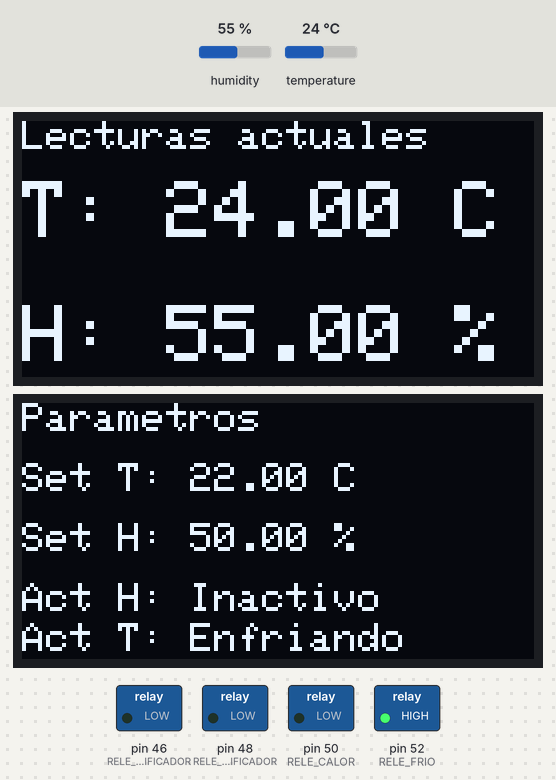
Bench run of a sketch on a simulated Arduino Mega 2560, built with avr-gcc and run on an emulated ATmega2560. On the bench: 2 × 128×64 one-colour display, switched loads named in the sketch (green lamp = pin HIGH). The test bench sets the inputs (shaded band); at power-on: humidity 55 %, temperature 24 °C. What the sketch prints to the serial monitor is not drawn.

Above: at 2.7 s.
2.8 s: humidity set to 46 %
At 5.2 s:
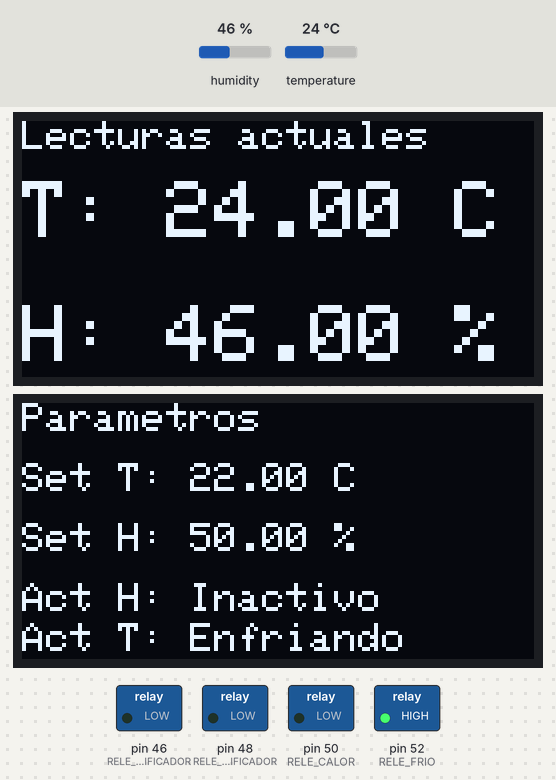
5.8 s: humidity set to 43 %
At 7.0 s:
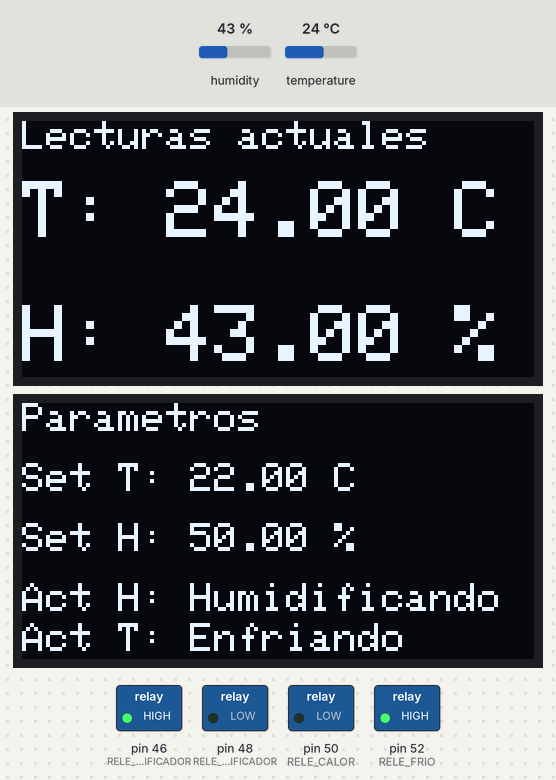
8.8 s: temperature set to 22.6 °C
At 11.8 s:
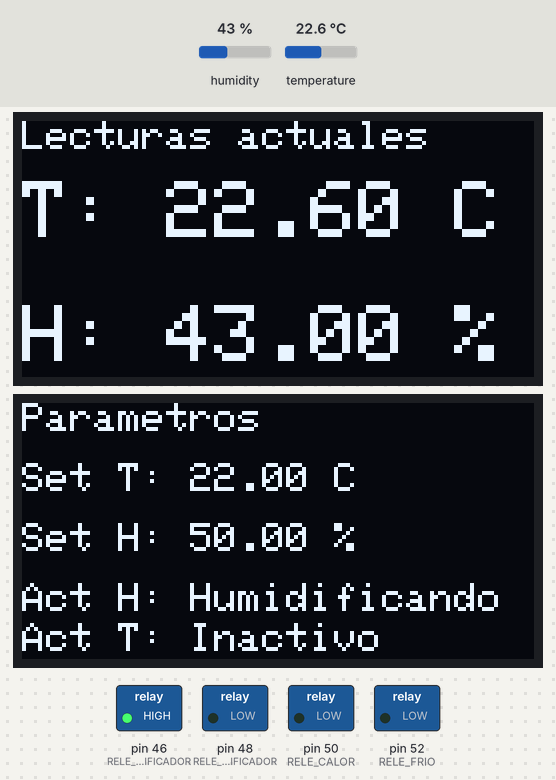
12.2 s: temperature set to 21.6 °C
At 13.5 s:
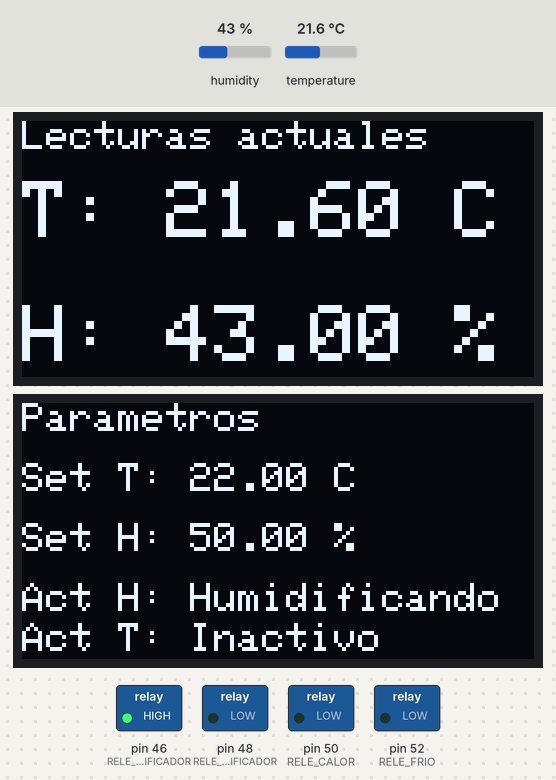
15.2 s: temperature set to 20.4 °C
At 18.3 s:
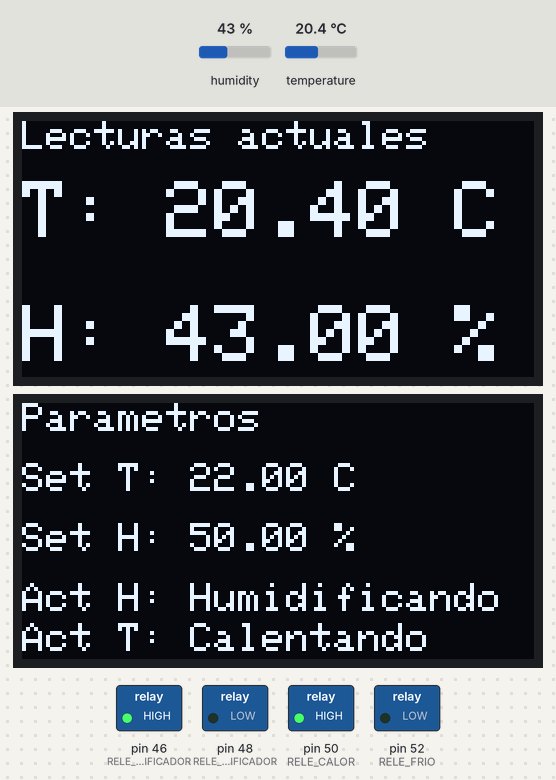
18.6 s: humidity set to 68 %
At 20.2 s:
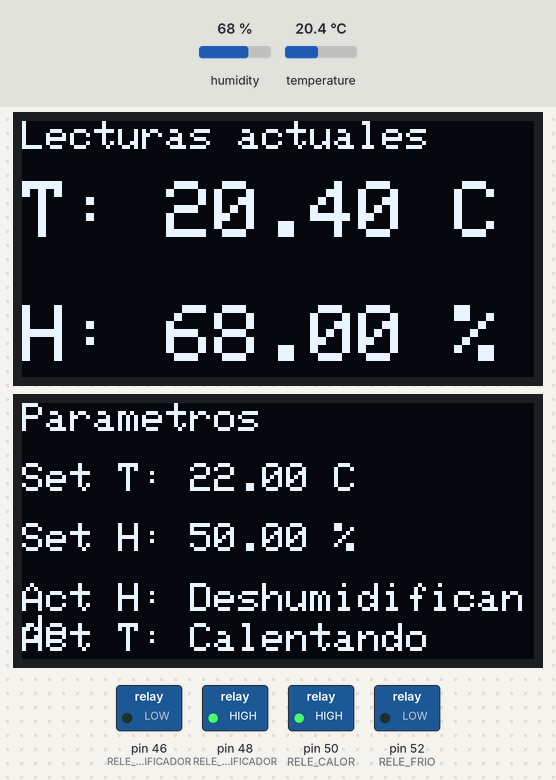
Timing chart, 0 to 21.7 s (numbered marks = the images above; inputs shaded):
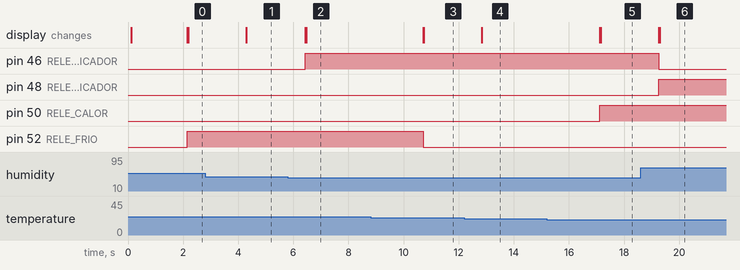

Measured:
- the behaviour switches between 45 and 44 % on humidity (found by bisection; images 1 and 2)
- the behaviour switches between 23.1 and 23 °C on temperature (found by bisection; images 2 and 3)
- the behaviour switches between 21 and 20.9 °C on temperature (found by bisection; images 4 and 5)
- after the input at 2.8 s, the display: changes after 1.5 s (image 1)
- after the input at 5.8 s, pin 46 (RELE_HUMIDIFICADOR): LOW → HIGH after 0.63 s; the display: first changes after 0.63 s (image 2 shows a later state)
- after the input at 8.8 s, pin 52 (RELE_FRIO): HIGH → LOW after 1.9 s; the display: first changes after 1.9 s (image 3 shows a later state)
- after the input at 12.2 s, the display: changes after 0.64 s (image 4)
- after the input at 15.2 s, pin 50 (RELE_CALOR): LOW → HIGH after 1.9 s; the display: first changes after 1.9 s (image 5 shows a later state)
- after the input at 18.6 s, pin 46 (RELE_HUMIDIFICADOR): HIGH → LOW after 0.66 s; pin 48 (RELE_DESHUMIDIFICADOR): LOW → HIGH after 0.66 s; the display: first changes after 0.66 s (image 6 shows a later state)

The sketch:

skecth.ino
```cpp
#include <Wire.h>
#include <Adafruit_GFX.h>
#include <Adafruit_SSD1306.h>
#include "DHT.h"

// Configuración OLED
#define SCREEN_WIDTH 128
#define SCREEN_HEIGHT 64
#define OLED_RESET -1
Adafruit_SSD1306 display1(SCREEN_WIDTH, SCREEN_HEIGHT, &Wire, OLED_RESET); // 0x3C
Adafruit_SSD1306 display2(SCREEN_WIDTH, SCREEN_HEIGHT, &Wire, OLED_RESET); // 0x3D

// Configuración DHT
#define DHTPIN 2
#define DHTTYPE DHT22   // O usa DHT11 si es tu caso
DHT dht(DHTPIN, DHTTYPE);

// Relés
#define RELE_HUMIDIFICADOR 46
#define RELE_DESHUMIDIFICADOR 48
#define RELE_CALOR 50
#define RELE_FRIO 52

// Valores objetivo (setpoints)
float tempSet = 22.0;   // °C
float humSet  = 50.0;   // % HR

// Variables globales para acciones
String accionh = "Inactivo"; // humedad
String acciont = "Inactivo"; // temperatura

void setup() {
  Serial.begin(9600);

  // Iniciar DHT
  Serial.println("Iniciando DHT...");
  dht.begin();

  // Iniciar pantallas
  Serial.println("Iniciando Pantallas...");
  if (!display1.begin(SSD1306_SWITCHCAPVCC, 0x3C)) {
    Serial.println(F("No se encontró pantalla 1 (0x3C)"));
    for(;;);
  }
  if (!display2.begin(SSD1306_SWITCHCAPVCC, 0x3D)) {
    Serial.println(F("No se encontró pantalla 2 (0x3D)"));
    for(;;);
  }

  // Configurar pines
  Serial.println("Configurando pines...");
  pinMode(RELE_HUMIDIFICADOR, OUTPUT);
  pinMode(RELE_DESHUMIDIFICADOR, OUTPUT);
  pinMode(RELE_CALOR, OUTPUT);
  pinMode(RELE_FRIO, OUTPUT);

  // Apagar todo al inicio
  digitalWrite(RELE_HUMIDIFICADOR, LOW);
  digitalWrite(RELE_DESHUMIDIFICADOR, LOW);
  digitalWrite(RELE_CALOR, LOW);
  digitalWrite(RELE_FRIO, LOW);

  display1.clearDisplay();
  display1.setTextSize(1);
  display1.setTextColor(SSD1306_WHITE);
  display1.setCursor(0,0);
  display1.println("Iniciando DHT22...");
  display1.display();

  display2.clearDisplay();
  display2.setTextSize(1);
  display2.setTextColor(SSD1306_WHITE);
  display2.setCursor(0,0);
  display2.println("Iniciando control...");
  display2.display();

  Serial.println("Iniciando...");
  delay(1000);
}

void loop() {
  delay(1000); // el DHT necesita tiempo entre lecturas

  float h = dht.readHumidity();
  float t = dht.readTemperature();

  // Validar lectura
  if (isnan(h) || isnan(t)) {
    Serial.println("Error leyendo del DHT!");
    return;
  }

  // Inicializar
  accionh = "Inactivo";
  acciont = "Inactivo";

  // --------- Mostrar en OLED principal (0x3C) ---------
  display1.clearDisplay();
  display1.setTextSize(1);
  display1.setCursor(0,0);
  display1.println("Lecturas actuales");

  display1.setTextSize(2.5);
  display1.setCursor(0,15);
  display1.print("T: "); display1.print(t); display1.println(" C");

  display1.setCursor(0,30);
  display1.print("\nH: "); display1.print(h); display1.println(" %");

  display1.display();

  // ---------------- Control de Humedad ----------------
  if (h < humSet - 5) {
    activarHumidificador(true);
    activarDeshumidificador(false);
    accionh = "Humidificando";
  }
  else if (h > humSet + 5) {
    activarHumidificador(false);
    activarDeshumidificador(true);
    accionh = "Deshumidificando";
  }
  else {
    activarHumidificador(false);
    activarDeshumidificador(false);
  }

  // ---------------- Control de Temperatura ----------------
  if (t < tempSet - 1) {
    activarVentilacion(1); // calentar
    acciont = "Calentando";
  }
  else if (t > tempSet + 1) {
    activarVentilacion(-1); // enfriar
    acciont = "Enfriando";
  }
  else {
    activarVentilacion(0);
  }

  // --------- Mostrar en segunda OLED (0x3D) ---------
  display2.clearDisplay();
  display2.setTextSize(1);
  display2.setCursor(0,0);
  display2.println("Parametros");

  display2.setCursor(0,15);
  display2.print("Set T: "); display2.print(tempSet); display2.println(" C");

  display2.setCursor(0,30);
  display2.print("Set H: "); display2.print(humSet); display2.println(" %");

  display2.setCursor(0,45);
  display2.print("Act H: "); display2.println(accionh);

  display2.setCursor(0,55);
  display2.print("Act T: "); display2.println(acciont);

  display2.display();
}

// ---------------- Funciones ----------------
void activarHumidificador(bool estado) {
  if (estado) {
    digitalWrite(RELE_HUMIDIFICADOR, HIGH);
  } else {
    digitalWrite(RELE_HUMIDIFICADOR, LOW);  // relé apagado
  }
}

void activarDeshumidificador(bool estado) {
  if (estado) {
    digitalWrite(RELE_DESHUMIDIFICADOR, HIGH);
  } else {
    digitalWrite(RELE_DESHUMIDIFICADOR, LOW);
  }
}

void activarVentilacion(int modo) {
  if (modo == 1) {
    // Calefacción
    digitalWrite(RELE_CALOR, HIGH);
    digitalWrite(RELE_FRIO, LOW);
  }
  else if (modo == -1) {
    // Refrigeración
    digitalWrite(RELE_CALOR, LOW);
    digitalWrite(RELE_FRIO, HIGH);
  }
  else {
    // Inactivo → apagar ambos relés y LEDs
    digitalWrite(RELE_CALOR, LOW);
    digitalWrite(RELE_FRIO, LOW);
  }
}
```
